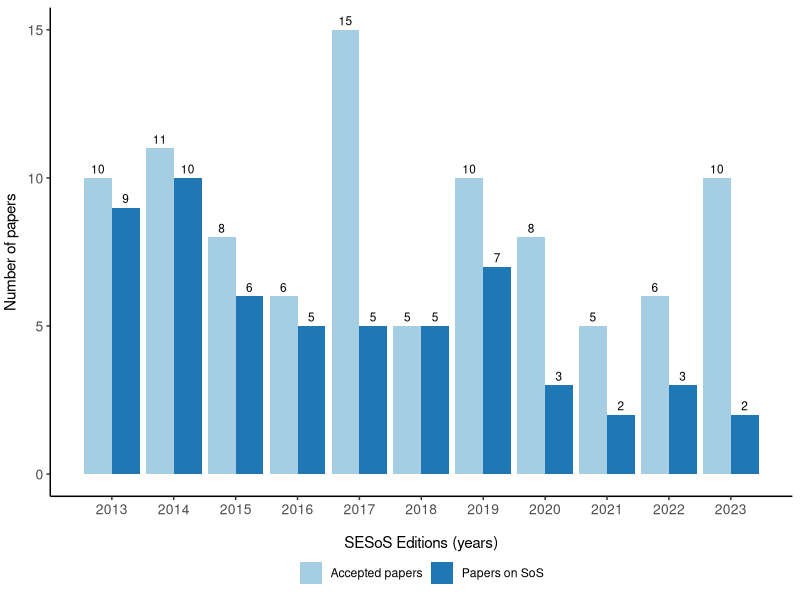
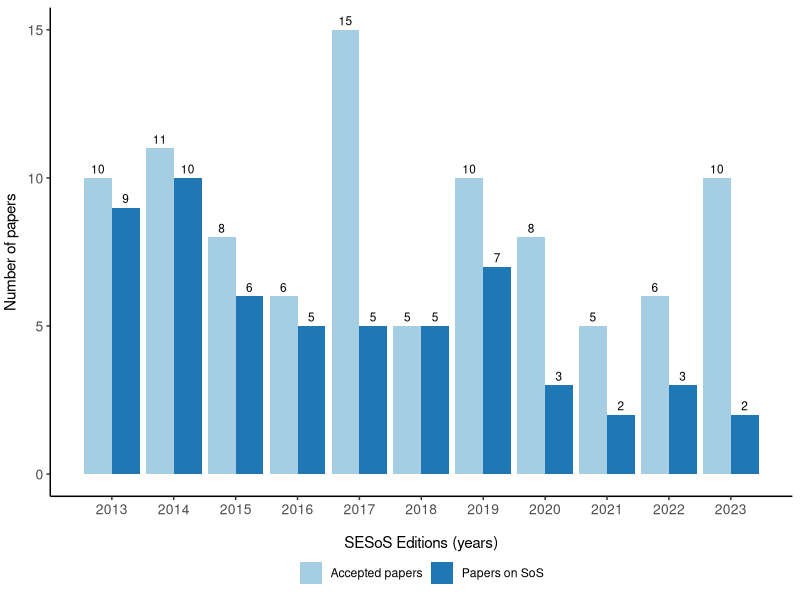

The R script that drew these images, in order:
install.packages(c("ggplot2", "RColorBrewer", "plyr"))

library(ggplot2)
library(RColorBrewer)
library(plyr)

# Dataset
years <- seq(2013, 2023)
editions <- rep(2013:2023, each=2)
numpapers <- c(10, 9, 
               11, 10, 
               8, 6, 
               6, 5, 
               15, 5, 
               5, 5, 
               10, 7, 
               8, 3, 
               5, 2, 
               6, 3, 
               10, 2)
acceptance <- rep(c("Accepted papers" , "Papers on SoS") , length(years))
data <- data.frame(years, acceptance, numpapers)

# Bar chart
barchart <- ggplot(data, aes(fill=acceptance, y=numpapers, x=editions)) + labs(x="SESoS Editions (years)", y="Number of papers") + geom_bar(stat="identity", position="dodge") + geom_text(aes(label=numpapers), vjust=-0.5, size=3.0, position=position_dodge(width=0.9)) + scale_x_continuous(labels=years, breaks=years) + theme_classic() + theme(legend.position="bottom", legend.title=element_blank(), axis.title.x=element_text(vjust=-2.5), axis.title.y=element_text(vjust=2.0), axis.text.x=element_text(size=10), axis.text.y=element_text(size=10)) + scale_fill_brewer(palette="Paired")
barchart

# Save to file
ggsave("plots/numpapers.png", plot=barchart, device="png", dpi="print")
